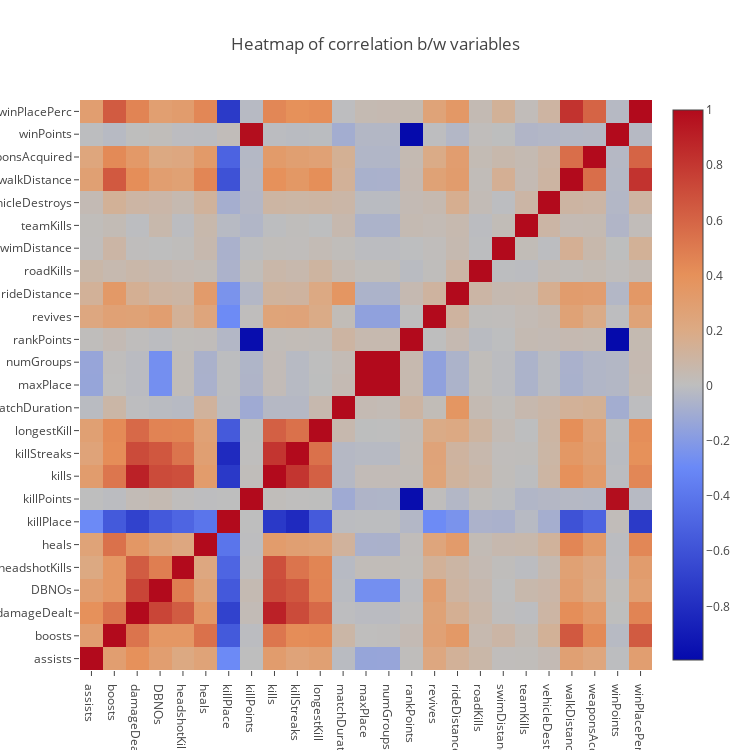

Source (notebook cell):
### Code cell
temp = df.corr()
data = [go.Heatmap(x=temp.index, y=temp.columns, z=temp.values)]

layout = go.Layout(title="Heatmap of correlation b/w variables", 
                  width=750, height=750)
fig = go.Figure(data, layout)
py.iplot(fig)

### Figure 1 — Plotly figure (JSON) as saved in the notebook; plotly's stock layout.template omitted (floating-point values rounded to 4 significant figures; data arrays with more than 128 entries replaced by an {"elided": "..."} marker saying what was removed)
{"data": [{"type": "heatmap", "uid": "e4a77e96-e151-11e8-8a21-cf91508bbe9a", "x": ["assists", "boosts", "damageDealt", "DBNOs", "headshotKills", "heals", "killPlace", "killPoints", "kills", "killStreaks", "longestKill", "matchDuration", "maxPlace", "numGroups", "rankPoints", "revives", "rideDistance", "roadKills", "swimDistance", "teamKills", "vehicleDestroys", "walkDistance", "weaponsAcquired", "winPoints", "winPlacePerc"], "y": ["assists", "boosts", "damageDealt", "DBNOs", "headshotKills", "heals", "killPlace", "killPoints", "kills", "killStreaks", "longestKill", "matchDuration", "maxPlace", "numGroups", "rankPoints", "revives", "rideDistance", "roadKills", "swimDistance", "teamKills", "vehicleDestroys", "walkDistance", "weaponsAcquired", "winPoints", "winPlacePerc"], "z": {"elided": "25x25 float values"}, "zauto": true, "zmax": 1, "zmin": -0.9942}], "layout": {"height": 750, "title": "Heatmap of correlation b/w variables", "width": 750, "xaxis": {"autorange": true, "range": [-0.5, 24.5], "type": "category"}, "yaxis": {"autorange": true, "range": [-0.5, 24.5], "type": "category"}}}
